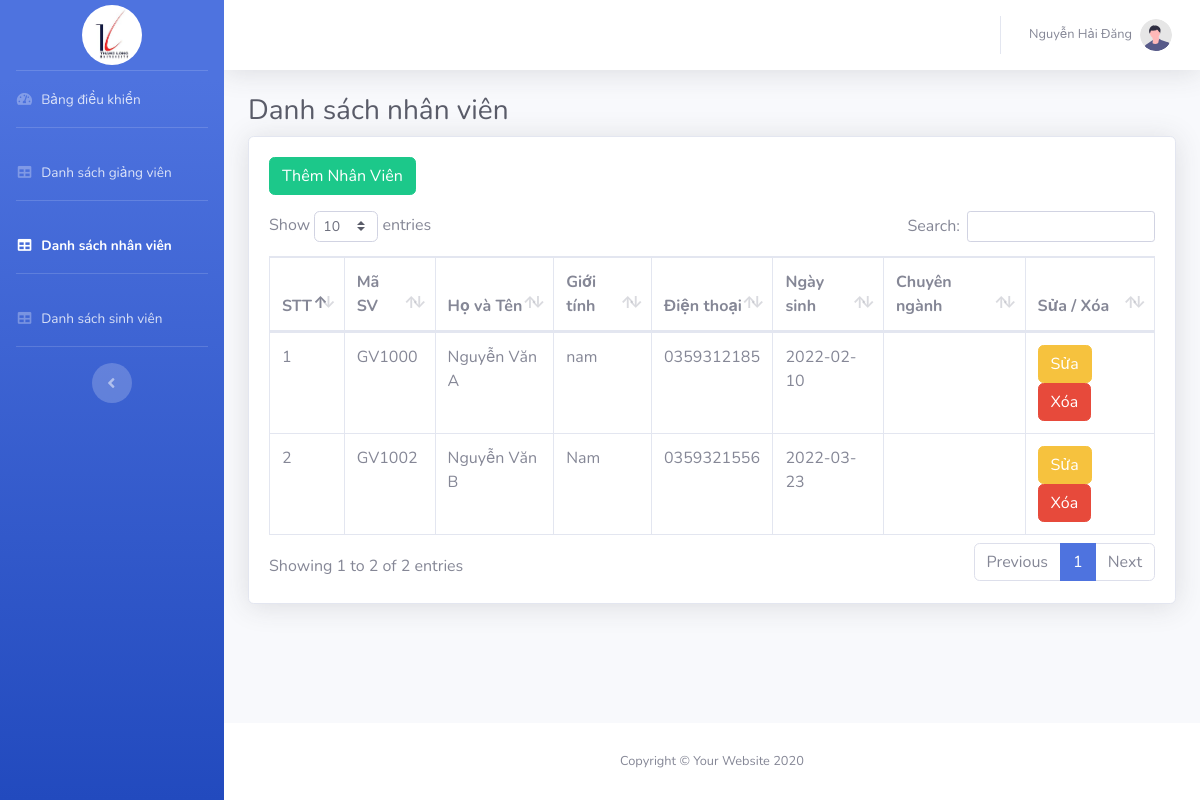
The page /index.php?controller=admin&action=danhsachnhanvien (signed in) on the database its author committed.
### tables this page shows
CREATE TABLE `giangvien` (
  `id` int(11) NOT NULL,
  `magiangvien` varchar(6) NOT NULL,
  `hovaten` varchar(200) NOT NULL,
  `diachi` varchar(200) NOT NULL,
  `email` varchar(200) NOT NULL,
  `dienthoai` varchar(10) NOT NULL,
  `cmnd` varchar(12) NOT NULL,
  `ngaysinh` date NOT NULL,
  `image` varchar(200) NOT NULL,
  `role_id` int(11) NOT NULL DEFAULT 2,
  `gioitinh` varchar(500) NOT NULL DEFAULT 'nam',
  `password` varchar(50) NOT NULL,
  `chuyennganh` varchar(10) NOT NULL,
  `ChuNhiem` varchar(10) NOT NULL,
  `trangthai` tinyint(1) NOT NULL DEFAULT 1,
  `created_at` date NOT NULL,
  `updated_at` date NOT NULL
);

### models/admin.php (called while the page is built, shortened)
<?php
class admin
{
    private $conn;
    public function __construct($conn)
    {
        $this->conn = $conn;
    }
    public function execute($sql)
    {
        $this->result = $this->conn->query($sql);
        return $this->result;
    }
    public function getAllData($table)
    {
        $sql = "select * from $table";
        return $this->execute($sql);
    }
}

### view/admin/danhsachnhanvien.php (the view, shortened to what this page needs)
<link href="vendor/fontawesome-free/css/all.min.css" rel="stylesheet" type="text/css">
    <link href="css/sb-admin-2.min.css" rel="stylesheet">
    <link href="vendor/datatables/dataTables.bootstrap4.min.css" rel="stylesheet">
<div id="wrapper">
<?php require_once("./view/admin/headeradminLeft.php"); ?>
  <div id="content-wrapper" class="d-flex flex-column">
    <div id="content">
      <?php require_once("./view/admin/headeradminTop.php"); ?>
      <div class="container-fluid">
        <h1 class="h3 mb-2 text-gray-800">Danh sách nhân viên</h1>
        <div class="card shadow mb-4">
          <div class="card-body">
            <div class="table-responsive">
            <a class="btn btn-success" href="?controller=admin&action=themnhanvien"style="margin-bottom: 1rem;">Thêm Nhân Viên</a>
              <table class="table table-bordered" id="dataTable" width="100%" cellspacing="0">
                <thead>
                  <tr>
                    <th>STT</th>
                    <th>Mã SV</th>
                    <th>Họ và Tên</th>
                    <th>Giới tính</th>
                    <th>Điện thoại</th>
                    <th>Ngày sinh</th>
                    <th>Chuyên ngành</th>
                    <th>Sửa / Xóa</th>
                  </tr>
                </thead>
                <tbody>
                <?php $nv=0;
                    if($listNhanVien != '')
                    {
                        foreach ($listNhanVien as $info){
                          if($info['role_id'] == 3){
                            $nv++;
                        ?>
                            <tr>
                              <td><?= $nv?></td>
                              <td class="item-monhoc"><?= $info['magiangvien']?></td>
                              <td class="item-monhoc"><?= $info['hovaten']?></td>
                              <td class="item-monhoc"><?= $info['gioitinh']?></td>
                              <td class="item-monhoc"><?= $info['dienthoai']?></td>
                              <td class="item-monhoc"><?= $info['ngaysinh']?></td>
                              <td class="item-monhoc"><?= $info['chuyennganh']?></td>
                              <td class="item-monhoc">
                              <a class="btn btn-warning" href="?controller=admin&action=suanhanvien&id=<?= $info['id'] ?>">Sửa</a>
                              <a class="btn btn-danger" href="?controller=admin&action=xoanhanvien&id=<?= $info['id'] ?>">Xóa</a>
                              </td>
                            </tr><?php }} ?>
                    <?php } ?>
                </tbody>
              </table>
            </div>
          </div>
        </div>
      </div>
    </div>
    <?php require_once("./view/admin/footeradmin.php"); ?>
  </div>
</div>

### index.php (style rules this page uses)
th { text-align: center; }

### rows shown on the page
giangvien: magiangvien "GV1000", hovaten "Nguyễn Văn A", gioitinh "nam", dienthoai "0359312185", ngaysinh "2022-02-10"
giangvien: magiangvien "GV1002", hovaten "Nguyễn Văn B", gioitinh "Nam", dienthoai "0359321556", ngaysinh "2022-03-23"

### other values the page prints
$_SESSION['name'] "Nguyễn Hải Đăng"
